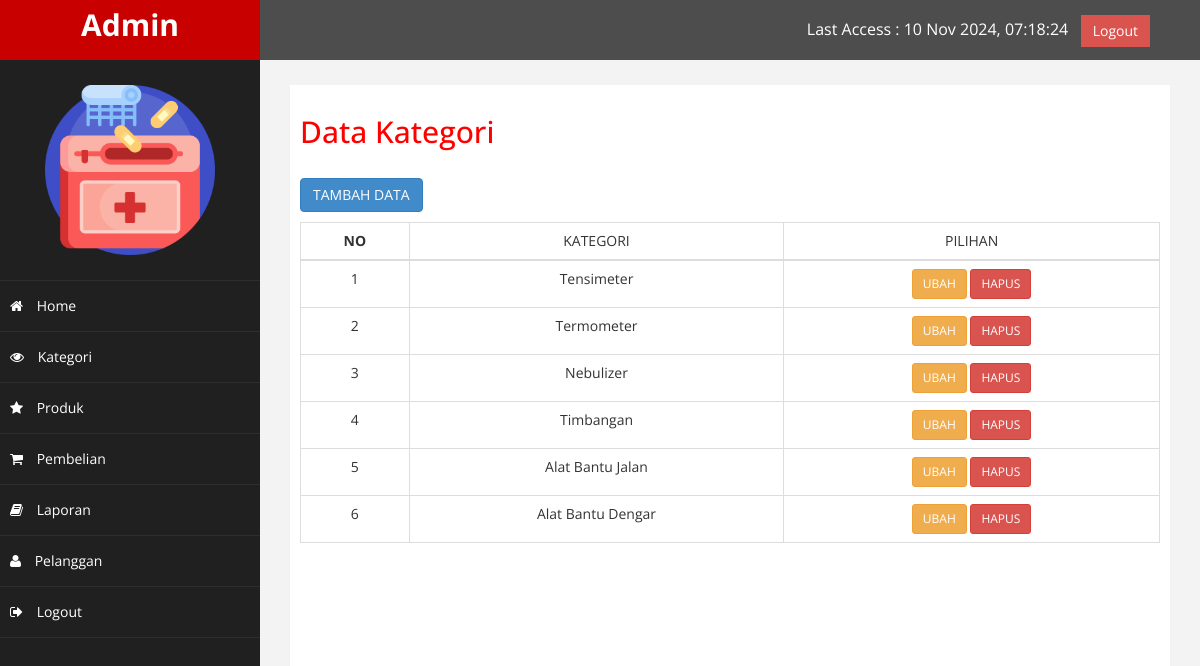
Screenshot of /admin/index.php?halaman=kategori (signed in) with the database file from the repository.
### tables this page shows
CREATE TABLE `kategori` (
  `id_kategori` int(5) NOT NULL,
  `nama_kategori` varchar(100) NOT NULL
);

### admin/kategori.php (the view)
<h2>Data Kategori</h2>
<p><a href="index.php?halaman=tambahkategori" class="btn btn-primary">TAMBAH DATA</a></p>
<table class="table table-bordered">
	<thead>
		<tr>
			<th><center>NO</center></th>
			<td><center>KATEGORI</center></td>
			<td><center>PILIHAN</center></td>
		</tr>
	</thead>
	<tbody>
	<?php $nomor=1; ?>
	<?php $ambil = $koneksi->query("SELECT * FROM kategori"); ?>
	<?php while($pecah=$ambil->fetch_assoc()){ ?>
		<tr>
			<td><center><?php echo $nomor; ?></center></td>
			<td><center><?php echo $pecah['nama_kategori']; ?></center></td>
			<td><center>
				<a href="index.php?halaman=ubahkategori&id=<?php echo $pecah['id_kategori']; ?>" class="btn btn-warning btn-sm">UBAH</a>
				<a href="index.php?halaman=hapuskategori&id=<?php echo $pecah['id_kategori']; ?>" class="btn btn-danger btn-sm">HAPUS</a></center>
			</td>
		</tr>
		<?php $nomor++; ?>
		<?php } ?>
	</tbody>
</table>

### admin/assets/css/custom.css (style rules this page uses)
body { font-family: 'Open Sans', sans-serif; }
h2 { color: #f00; }
p { font-size:16px; line-height:25px; padding-top:20px; }

### rows the page displays
kategori: nama_kategori "Tensimeter"
kategori: nama_kategori "Termometer"
kategori: nama_kategori "Nebulizer"
kategori: nama_kategori "Timbangan"
kategori: nama_kategori "Alat Bantu Jalan"
kategori: nama_kategori "Alat Bantu Dengar"
